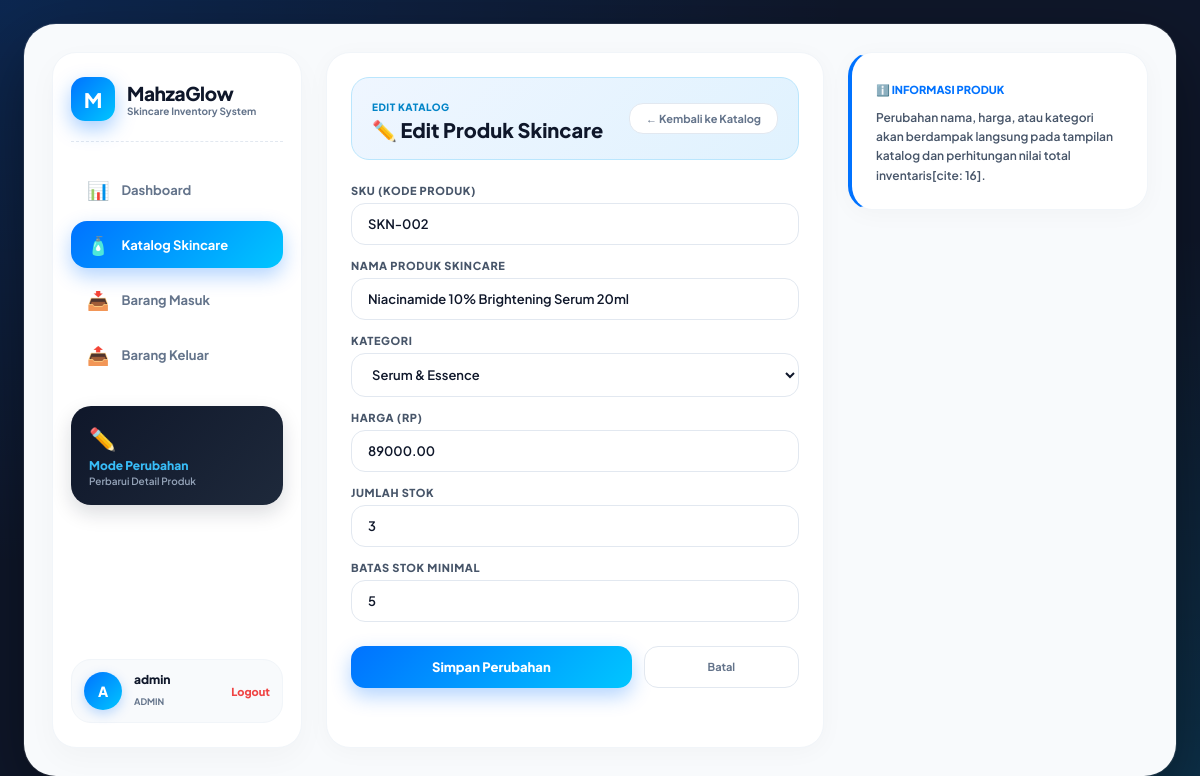
/public/edit.php?id=2 (signed in), run on the app's committed database.
### tables this page shows
CREATE TABLE products (
    id INT AUTO_INCREMENT PRIMARY KEY,
    category_id INT NOT NULL,
    sku VARCHAR(50) NOT NULL UNIQUE,
    name VARCHAR(150) NOT NULL,
    price DECIMAL(12, 2) NOT NULL DEFAULT 0.00,
    stock INT NOT NULL DEFAULT 0,
    minimum_stock INT NOT NULL DEFAULT 5,
    created_at TIMESTAMP DEFAULT CURRENT_TIMESTAMP,
    FOREIGN KEY (category_id) REFERENCES categories(id) ON UPDATE CASCADE ON DELETE RESTRICT
);

CREATE TABLE categories (
    id INT AUTO_INCREMENT PRIMARY KEY,
    name VARCHAR(100) NOT NULL UNIQUE,
    description TEXT,
    created_at TIMESTAMP DEFAULT CURRENT_TIMESTAMP
);

### helpers/escape.php (called while the page is built, shortened)
<?php
if (!function_exists('e')) {
    function e($string) {
        return htmlspecialchars($string ?? '', ENT_QUOTES, 'UTF-8');
    }
}

### public/edit.php (the view, shortened to what this page needs)
<?php
require_once __DIR__ . '/../config/db.php';
require_once __DIR__ . '/../helpers/escape.php';
$id = validateInt($_GET['id'] ?? null);
$stmt = $pdo->prepare('SELECT * FROM products WHERE id = :id');
$stmt->execute(['id' => $id]);
$product = $stmt->fetch();
$sku          = $product['sku'];
$name         = $product['name'];
$categoryId   = $product['category_id'];
$price        = $product['price'];
$stock        = $product['stock'];
$minimumStock = $product['minimum_stock'];
$categoriesList = $pdo->query('SELECT id, name FROM categories ORDER BY name ASC')->fetchAll();
?>
<!DOCTYPE html>
<html lang="id">
<head>
    <link rel="stylesheet" href="assets/style.css">
</head>
<body>
<div class="app-board">
    <div class="board-grid-sidebar">
        <div class="sidebar-left">
            <div>
                <div class="brand-wrapper">
                    <div class="brand-icon-glow">M</div>
                    <div>
                        <span class="brand-title-text">MahzaGlow</span>
                        <div class="brand-subtitle">Skincare Inventory System</div>
                    </div>
                </div>
                <nav class="side-nav-menu">
                    <a href="dashboard.php" class="nav-pill-side">
                        <span class="nav-icon">📊</span> Dashboard
                    </a>
                    <a href="index.php" class="nav-pill-side active">
                        <span class="nav-icon">🧴</span> Katalog Skincare
                    </a>
                    <a href="stock/in.php" class="nav-pill-side">
                        <span class="nav-icon">📥</span> Barang Masuk
                    </a>
                    <a href="stock/out.php" class="nav-pill-side">
                        <span class="nav-icon">📤</span> Barang Keluar
                    </a>
                </nav>
                <div class="sidebar-promo-card">
                    <span style="font-size: 22px;">✏️</span>
                    <h5 style="font-size: 12px; font-weight: 800; color: #38bdf8; margin: 6px 0 2px 0;">Mode Perubahan</h5>
                    <p style="font-size: 10px; color: #94a3b8; font-weight: 600;">Perbarui Detail Produk</p>
                </div>
            </div>
            <div class="user-profile-badge-side">
                <div class="user-avatar-circle"><?= strtoupper(substr($_SESSION['user']['username'], 0, 1)) ?></div>
                <div style="flex:1;">
                    <p style="font-size:12px; font-weight:800; color:#0f172a; margin:0; line-height:1.2;"><?= e($_SESSION['user']['username']) ?></p>
                    <span style="font-size:9px; color:#64748b; font-weight:700; text-transform:uppercase;"><?= e($_SESSION['user']['role']) ?></span>
                </div>
                <a href="logout.php" style="font-size:11px; color:#ef4444; font-weight:800; text-decoration:none;">Logout</a>
            </div>
        </div>
        <div class="soft-card">
            <div class="header-badge-banner">
                <div>
                    <span style="font-size:10px; font-weight:800; color:#0284c7; text-transform:uppercase; letter-spacing:0.5px;">EDIT KATALOG</span>
                    <h2 style="font-size:20px; font-weight:800; color:#0f172a; margin:2px 0 0 0;">✏️ Edit Produk Skincare</h2>
                </div>
                <a href="index.php" class="filter-chip" style="text-decoration:none; background:#ffffff;">← Kembali ke Katalog</a>
            </div>
            <form method="POST" action="">
                <label>SKU (Kode Produk)</label>
                <input type="text" name="sku" value="<?= e($sku) ?>" required>
                <label>Nama Produk Skincare</label>
                <input type="text" name="name" value="<?= e($name) ?>" required>
                <label>Kategori</label>
                <select name="category_id" required>
                    <?php foreach ($categoriesList as $cat): ?>
                        <option value="<?= $cat['id'] ?>" <?= $categoryId == $cat['id'] ? 'selected' : '' ?>><?= e($cat['name']) ?></option>
                    <?php endforeach; ?>
                </select>
                <label>Harga (Rp)</label>
                <input type="number" step="0.01" name="price" value="<?= e($price) ?>" required>
                <label>Jumlah Stok</label>
                <input type="number" name="stock" value="<?= e($stock) ?>" min="0" required>
                <label>Batas Stok Minimal</label>
                <input type="number" name="minimum_stock" value="<?= e($minimumStock) ?>" min="0" required>
                <div style="display:flex; gap:12px; margin-top:10px;">
                    <button type="submit" class="btn-primary-blue" style="flex:2;">Simpan Perubahan</button>
                    <a href="index.php" class="filter-chip" style="flex:1; text-align:center; padding:13px; text-decoration:none; display:inline-block;">Batal</a>
                </div>
            </form>
        </div>
        <div style="display:flex; flex-direction:column; gap:18px;">
            <div class="soft-card" style="border-left:4px solid #0072ff;">
                <span style="font-size:11px; color:#0072ff; font-weight:800; text-transform:uppercase;">ℹ️ Informasi Produk</span>
                <p style="font-size:12px; color:#475569; margin-top:10px; line-height:1.6; font-weight:600;">
                    Perubahan nama, harga, atau kategori akan berdampak langsung pada tampilan katalog dan perhitungan nilai total inventaris[cite: 16].
                </p>
            </div>
        </div>
    </div>
</div>
</body>
</html>

### public/assets/style.css (style rules this page uses)
* { box-sizing: border-box; font-family: 'Plus Jakarta Sans', sans-serif; margin: 0; padding: 0; }
body { background: #0f172a; background-image: radial-gradient(at 0% 0%, rgba(0, 114, 255, 0.18) 0px, transparent 50%), radial-gradient(at 100% 100%, rgba(0, 198, 255, 0.15) 0px, transparent 50%); padding: 24px; color: #0f172a; min-height: 100vh; display: flex; justify-content: center; align-items: flex-start; }
.app-board { width: 100%; max-width: 1360px; background: #f8fafc; border-radius: 32px; padding: 28px; box-shadow: 0 25px 70px rgba(0, 0, 0, 0.4), 0 0 0 1px rgba(255, 255, 255, 0.1); }
input, select, textarea { width: 100%; padding: 12px 16px; border: 1.5px solid #e2e8f0; border-radius: 14px; font-size: 13px; background: #ffffff; color: #0f172a; outline: none; margin-top: 6px; margin-bottom: 14px; transition: all 0.25s ease; font-weight: 600; }
label { font-size: 11px; font-weight: 800; color: #475569; display: block; text-transform: uppercase; letter-spacing: 0.6px; }
button, .btn-primary-blue { width: 100%; padding: 13px; background: linear-gradient(135deg, #0072ff 0%, #00c6ff 100%); border: none; border-radius: 14px; color: #ffffff; font-weight: 800; font-size: 13px; cursor: pointer; box-shadow: 0 8px 20px rgba(0, 114, 255, 0.3); text-decoration: none; display: inline-block; text-align: center; transition: all 0.25s ease; }
.board-grid-sidebar { display: grid; grid-template-columns: 250px 1fr 300px; gap: 24px; }
.sidebar-left { background: #ffffff; border-radius: 24px; padding: 24px 18px; border: 1px solid #f1f5f9; box-shadow: 0 10px 30px rgba(0, 0, 0, 0.03); display: flex; flex-direction: column; justify-content: space-between; min-height: calc(100vh - 104px); }
.brand-wrapper { display: flex; align-items: center; gap: 12px; padding-bottom: 20px; border-bottom: 1px dashed #e2e8f0; margin-bottom: 24px; }
.brand-icon-glow { width: 44px; height: 44px; background: linear-gradient(135deg, #0072ff 0%, #00c6ff 100%); border-radius: 14px; box-shadow: 0 8px 20px rgba(0, 114, 255, 0.35); display: flex; align-items: center; justify-content: center; color: white; font-weight: 800; font-size: 20px; }
.brand-title-text { font-size: 19px; font-weight: 800; color: #0f172a; letter-spacing: -0.4px; }
.brand-subtitle { font-size: 10px; color: #64748b; font-weight: 700; }
.side-nav-menu { display: flex; flex-direction: column; gap: 8px; }
.nav-pill-side { padding: 12px 16px; border-radius: 16px; font-size: 13px; font-weight: 700; color: #64748b; text-decoration: none; display: flex; align-items: center; gap: 12px; transition: all 0.25s ease; }
.nav-pill-side .nav-icon { font-size: 18px; }
.nav-pill-side.active { background: linear-gradient(135deg, #0072ff 0%, #00c6ff 100%); color: #ffffff; box-shadow: 0 8px 20px rgba(0, 114, 255, 0.3); }
.sidebar-promo-card { background: linear-gradient(135deg, #0f172a 0%, #1e293b 100%); border-radius: 20px; padding: 18px; margin-top: 28px; color: white; box-shadow: 0 8px 20px rgba(15, 23, 42, 0.15); }
.user-profile-badge-side { display: flex; align-items: center; gap: 12px; background: #f8fafc; padding: 12px; border-radius: 20px; border: 1px solid #f1f5f9; }
.user-avatar-circle { width: 38px; height: 38px; background: linear-gradient(135deg, #0072ff 0%, #00c6ff 100%); color: white; border-radius: 50%; display: flex; align-items: center; justify-content: center; font-weight: 800; font-size: 14px; box-shadow: 0 4px 12px rgba(0, 114, 255, 0.25); }
.soft-card { background: #ffffff; border-radius: 24px; padding: 24px; box-shadow: 0 4px 25px rgba(0, 0, 0, 0.03); border: 1px solid #f1f5f9; }
.filter-chip { padding: 8px 16px; border-radius: 14px; font-size: 11px; font-weight: 700; background: #ffffff; color: #64748b; text-decoration: none; border: 1px solid #e2e8f0; transition: all 0.2s ease; }
.header-badge-banner { background: linear-gradient(135deg, #eff6ff 0%, #e0f2fe 100%); border-radius: 18px; padding: 16px 20px; margin-bottom: 24px; display: flex; align-items: center; justify-content: space-between; border: 1px solid #bae6fd; }

### data on the page
products: sku "SKN-002", name "Niacinamide 10% Brightening Serum 20ml", category_id "Serum & Essence", price "89000.00", stock "3", minimum_stock "5"

### other printed values
substr($_SESSION['user']['username'], 0, 1) "A"
$_SESSION['user']['username'] "admin"
$_SESSION['user']['role'] "ADMIN"
